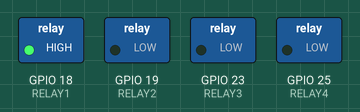
The sketch below on a simulated ESP32. Parts: switched loads named in the sketch (green lamp = pin HIGH).

Above: at 0.2 s.
At 1.7 s:
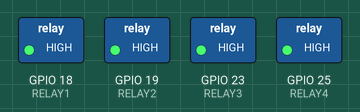
At 2.2 s:
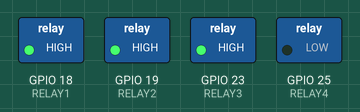
At 3.7 s:
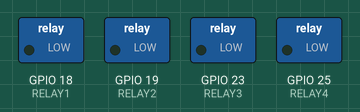
At 4.7 s:
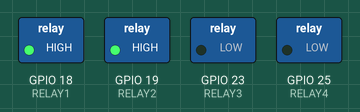
Timing chart, 0 to 5.2 s (numbered marks = the images above):
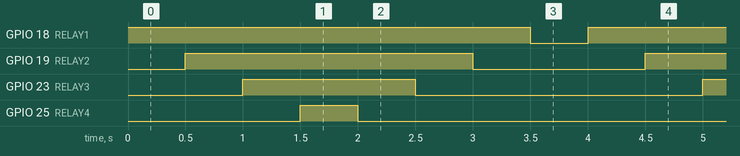

The sketch:

simple.ino
```cpp
#define RELAY1 18
#define RELAY2 19
#define RELAY3 23
#define RELAY4 25

#define ON HIGH
#define OFF LOW

void setup() {
  // Initialize the Relay pins as Output
  pinMode(RELAY1, OUTPUT);
  pinMode(RELAY2, OUTPUT);
  pinMode(RELAY3, OUTPUT);
  pinMode(RELAY4, OUTPUT);
}

void loop() {

//Turn on relay one by one

digitalWrite(RELAY1, ON);
delay(500);
digitalWrite(RELAY2, ON);
delay(500);
digitalWrite(RELAY3, ON);
delay(500);
digitalWrite(RELAY4, ON);
delay(500);

//Turn off relay one by one

digitalWrite(RELAY4, OFF);
delay(500);
digitalWrite(RELAY3, OFF);
delay(500);
digitalWrite(RELAY2, OFF);
delay(500);
digitalWrite(RELAY1, OFF);
delay(500);

}
```

Measured:
- by itself, GPIO 18 (RELAY1): alternates HIGH for 3.5 s and LOW for 0.50 s
- by itself, GPIO 19 (RELAY2): alternates HIGH for 2.5 s and LOW for 1.5 s
- by itself, GPIO 23 (RELAY3): alternates HIGH for 1.5 s and LOW for 2.5 s
- by itself, GPIO 25 (RELAY4): alternates HIGH for 0.50 s and LOW for 3.5 s
